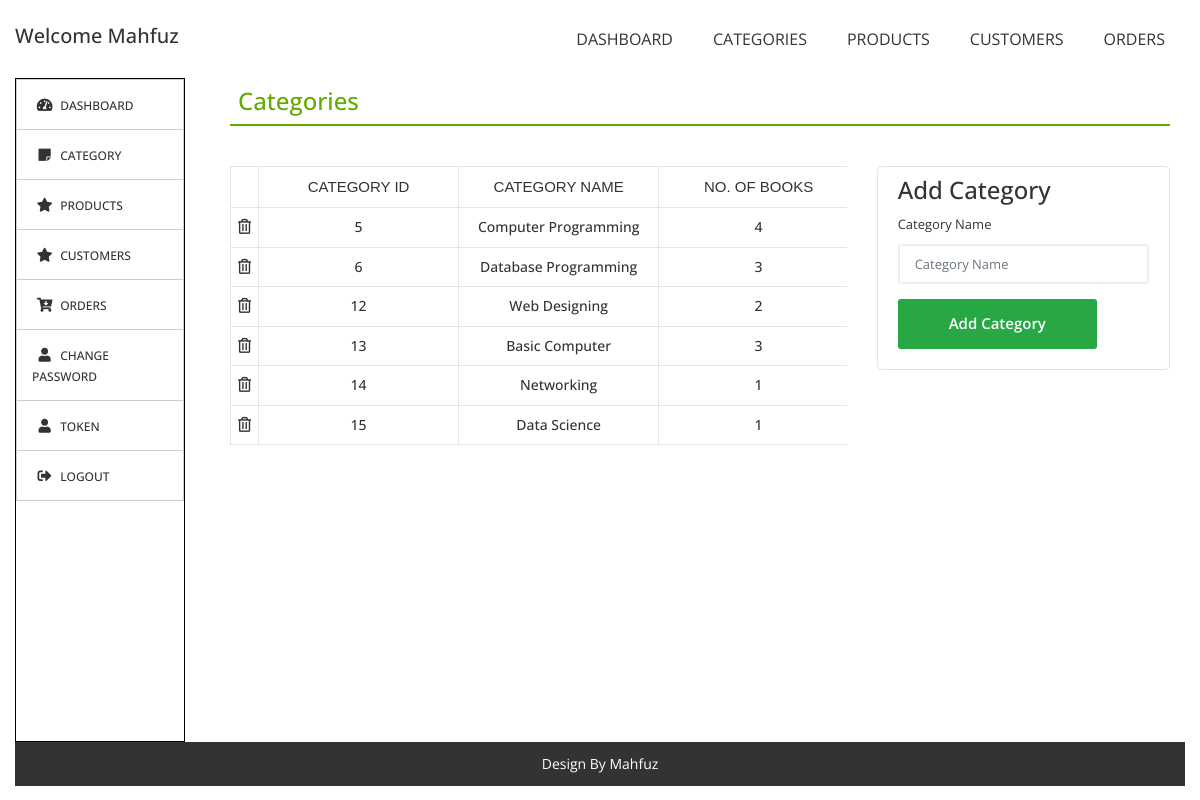
/categories.php, run on the app's committed database.
### tables this page shows
CREATE TABLE `category` (
  `catid` int(11) NOT NULL,
  `category` varchar(30) NOT NULL
);

### dbfun.php (called while the page is built, shortened)
<?php
function connect() {
    $link = mysqli_connect(HOST, USER, PASSWORD, DBNAME) or die("Error " . mysqli_connect_error());
    return $link;
}
function allrecords($table) {
    $link = connect();
    $result = mysqli_query($link, "SELECT * FROM $table") or die("Error " . mysqli_error($link));
    $rows = [];
    while ($row = mysqli_fetch_assoc($result)) {
        $rows[] = $row;
    }
    return $rows;
}
function countifrecords($table, $condition) {
    $link = connect();
    $result = mysqli_query($link, "SELECT count(*) as total FROM $table WHERE $condition") or die("Error " . mysqli_error($link));
    $row = mysqli_fetch_assoc($result);
    return $row["total"];
}

### categories.php (the view, shortened to what this page needs)
<?php include_once 'aheader.php'; ?>
<main class="cart-page-main-block inner-page-sec-padding-bottom">
    <div class="cart_area cart-area-padding  ">
        <div class="container-fluid">
            <div class="page-section-title">
                <h4 class="p-2" style="border-bottom: 2px solid #62ab00;color:#62ab00;">Categories</h4>
            </div>
            <div class="row">
                <div class="col-8">
                    <form action="#" class="">
                        <div class="cart-table table-responsive mb--40">
                            <table class="table">
                                <thead>
                                    <tr>
                                        <th class="pro-remove"></th>
                                        <th class="pro-thumbnail">Category Id</th>
                                        <th class="pro-title">Category Name</th>
                                        <th class="pro-title">No. of Books</th>
                                    </tr>
                                </thead>
                                <tbody>
                                    <?php
                                    foreach(allrecords("category") as $r) { ?>
                                    <tr>
                                        <td class="pro-remove"><a onclick="return confirm('Are you sure to delete this category ?')" href="delcat.php?catid=<?= $r["catid"] ?>"><i class="far fa-trash-alt"></i></a>
                                        </td>
                                        <td class="pro-title"><?= $r["catid"] ?></td>
                                        <td class="pro-price"><?= $r["category"] ?></td>
                                        <td class="pro-quantity"><?= countifrecords("products", "pcat='{$r["catid"]}'") ?></td>
                                    </tr>
                                    <?php } ?>
                                </tbody>
                            </table>
                        </div>
                    </form>
                </div>
                <div class="col-4">
                    <form action="addcat.php" method="post">
                    <div class="login-form pt-2">
                        <h4>Add Category</h4>
                        <div class="row">
                            <div class="col-md-12 col-12 mb--15">
                                <label for="cat">Category Name</label> <input
                                    class="mb-0 form-control" type="text" id="cat" name="catname"
                                    placeholder="Category Name">
                            </div>
                            <div class="col-md-12">
                                <button class="btn btn--primary">Add Category</button>
                            </div>
                        </div>
                    </div>
                </form>
                </div>
            </div>
        </div>
    </div>
</main>
<?php include_once 'afooter.php'; ?>

### categories.php (style rules this page uses)
.table thead tr th,.table tbody tr td { padding:7px !important; }

### data on the page
category: catid "5", category "Computer Programming", catid "4"
category: catid "6", category "Database Programming", catid "3"
category: catid "12", category "Web Designing", catid "2"
category: catid "13", category "Basic Computer", catid "3"
category: catid "14", category "Networking", catid "1"
category: catid "15", category "Data Science", catid "1"
